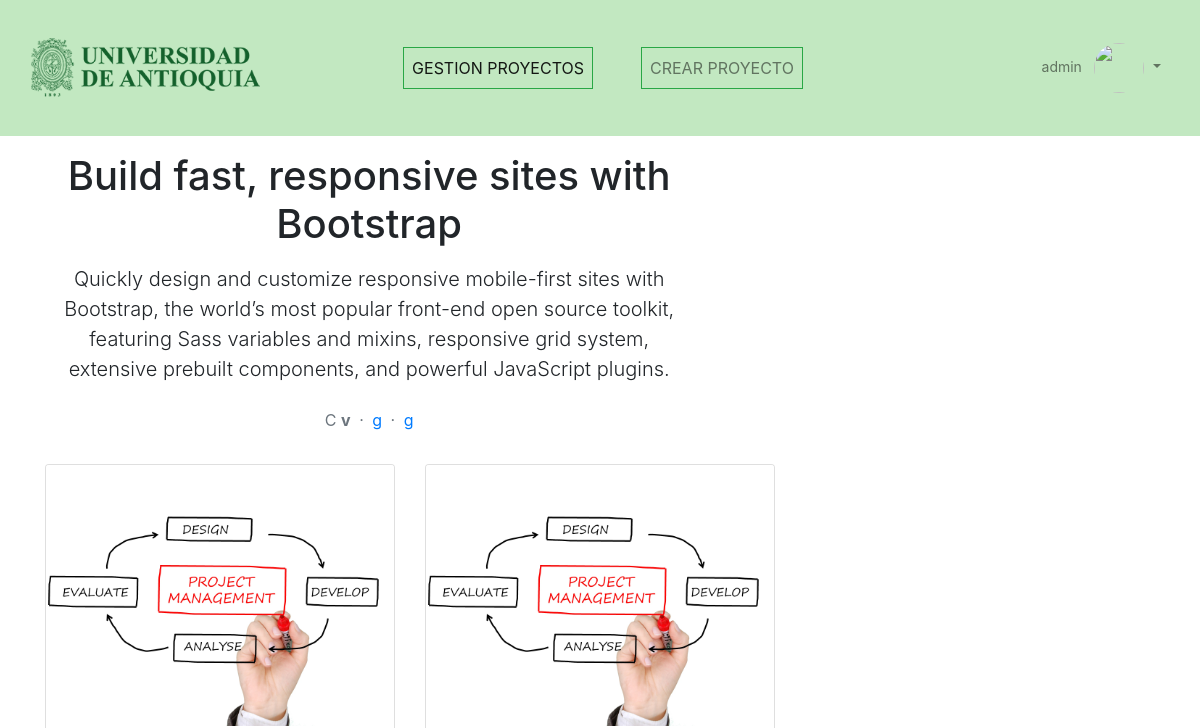
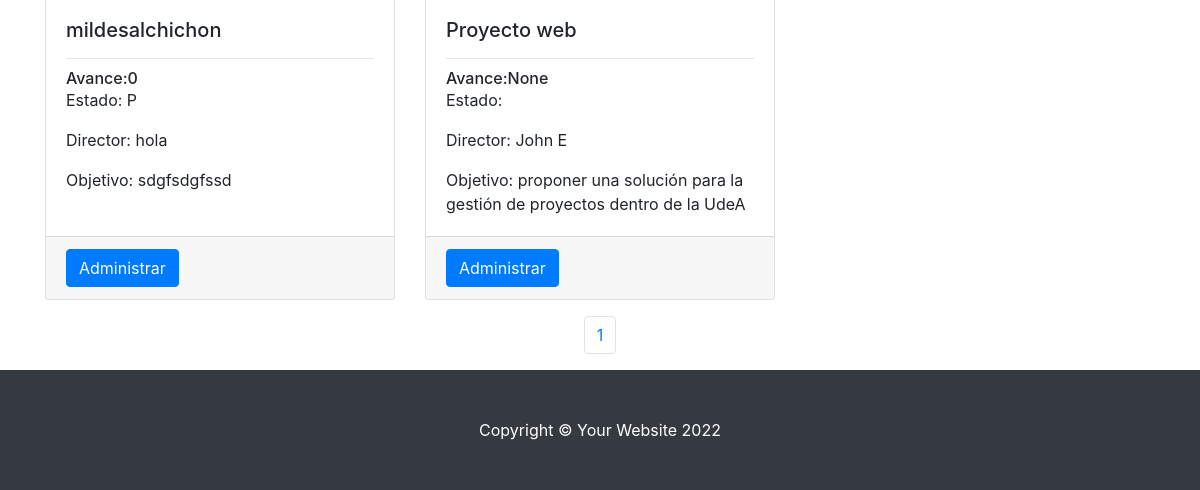
Page / (signed in) on the earlier database version (2 pictures, top to bottom).
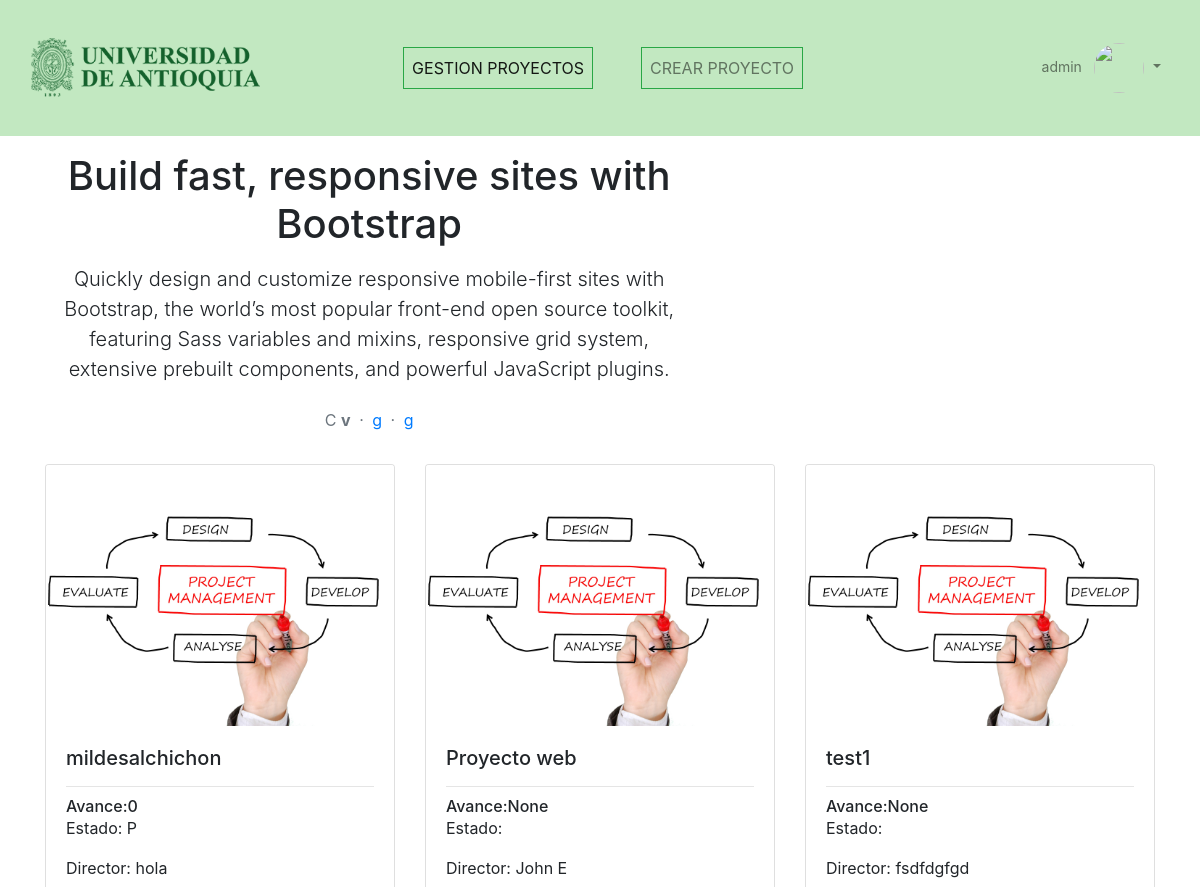
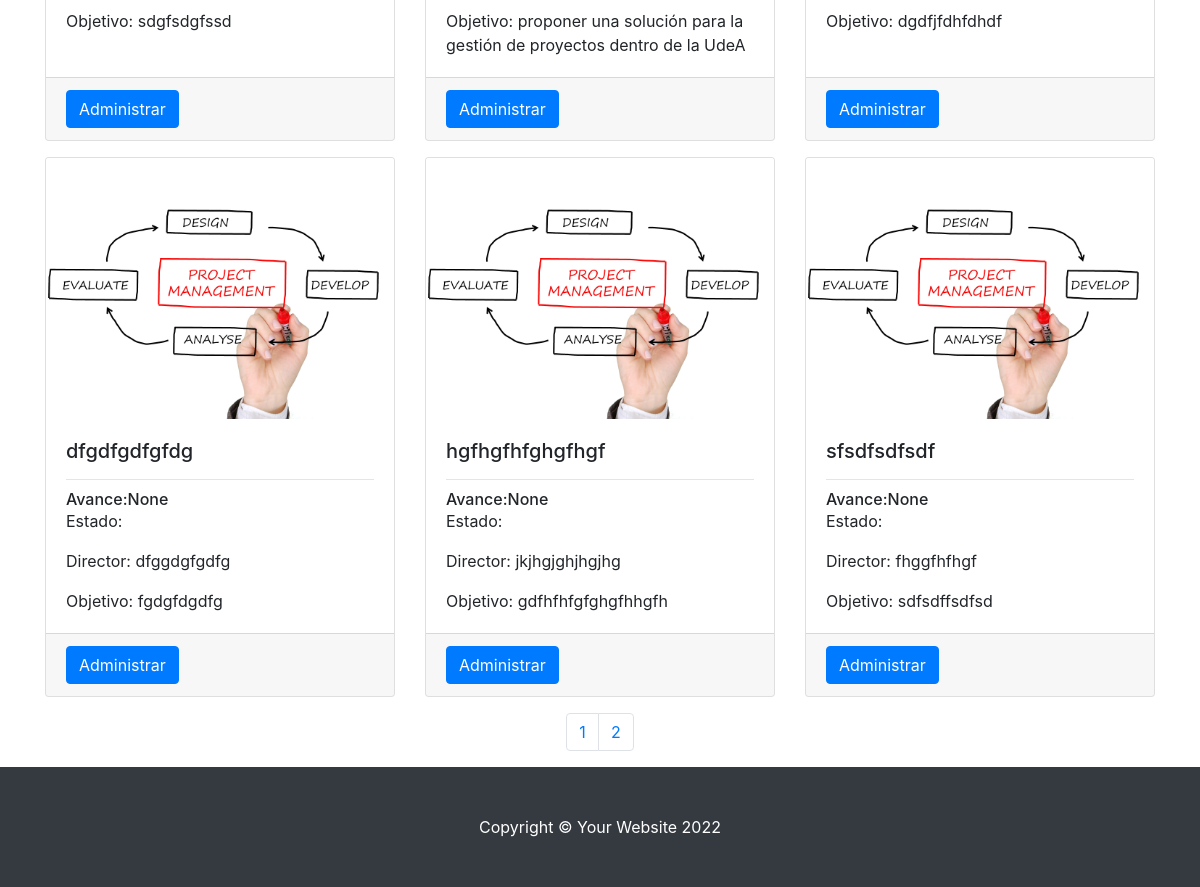
Same page on the later database version (2 pictures, top to bottom).
### gestion/models.py (models this page shows, shortened)
class Proyecto(models.Model):
    estados = (('F','Finalizado'),('E','En ejecucion'))
    nombre = models.CharField(max_length=100)
    objetivo_general = models.CharField(max_length=100)
    fecha_inicio = models.DateField()
    fecha_fin = models.DateField()
    director = models.CharField(max_length=100)
    presupuesto = models.CharField(max_length=100)
    porcentaje_avance = models.IntegerField(null = True)
    estado = models.CharField(max_length=1, choices=estados)
    class meta:
        db_table= 'proyecto'
        verbose_name= 'Proyecto'
        verbose_name_plural='Proyectos'
        ordering=['id']

### gestion/views.py (the view)
# urls.py: path('',include("gestion.urls")),
@login_required(login_url='login')
def gestion(request):
    listado_posts =Proyecto.objects.all()
    paginator = Paginator(listado_posts, 6)
    pagina = request.GET.get("page") or 1
    posts = paginator.get_page(pagina)
    pagina_actual = int(pagina)
    paginas = range(1, posts.paginator.num_pages + 1)
    return render(request, "gestion_proyecto.html",{"projects":posts,"paginas": paginas, "pagina_actual": pagina_actual })

### Templates/gestion_proyecto.html (shortened to what this page needs)
{% extends 'index.html' %}
{%load static%}
{%block navlink%}
<li class="nav-item px-lg-4">
  <a class="nav-link text-uppercase border border-success active" href="{% url 'gestion_proyecto' %}">Gestion proyectos</a>
</li>
<li class="nav-item px-lg-4">
  <a class="nav-link text-uppercase border border-success" href="{% url 'make_project' %}">Crear proyecto</a>
</li>
{%endblock%}
{% block content %}
<div class="bd-masthead mb-3" id="content">
    <div class="container px-4 px-md-3">
      <div class="row align-items-lg-center">
        <div class="col-md-8 order-md-1 col-lg-7 text-center text-md-start">
          <h1 class="mb-3">Build fast, responsive sites with Bootstrap</h1>
          <p class="lead mb-4">
            Quickly design and customize responsive mobile-first sites with Bootstrap, the world’s most popular front-end open source toolkit, featuring Sass variables and mixins, responsive grid system, extensive prebuilt components, and powerful JavaScript plugins.
          </p>
          <p class="text-muted mb-0">C <strong>v</strong>
            <span class="px-1">·</span>
            <a href="" class="link-secondary">g</a>
            <span class="px-1">·</span>
            <a href="" class="link-secondary">g</a>
          </p>
        </div>
      </div>
    </div>
  </div>
  <div>
    {% if projects %}
    {% for project in projects  %}
        {% if forloop.first %}<div class="row">{% endif %}
        <div class="col-4 mt-3">
            <div class="card h-100" >
              <img class="card-img-top" src="{% static 'img/banner.jpg'%}" alt="Card image cap">
              <div class="card-body" >
                <h5 class="card-title">{{project.nombre }}</h5>
                <hr/>
                <h6 class="card-subtitle">Avance:{{project.porcentaje_avance }}</h6>
                <p class="card-text">Estado: {{project.estado }}</p>
                <p class="card-text">Director: {{project.director }}</p>
                <p class="card-text">Objetivo: {{project.objetivo_general }}</p>
              </div>
              <div class="card-footer">
                <a href="{%url 'admin_project' project.id%}" class="btn btn-primary">Administrar</a>
              </div>
            </div>
        </div>
        {% if forloop.counter|divisibleby:3 %}</div><div class="row">{% endif %}
        {% if forloop.last%}</div>{% endif %}
    {% endfor %}
    {% include "paginat.html"%}
    {% else %}
        <div class="alert alert-danger">no hay nada aqui</div>
    {% endif %}
  </div>
{% endblock %}

Differences in the rows shown:
added Proyecto: nombre "test1", porcentaje_avance "None", director "fsdfdgfgd", objetivo_general "dgdfjfdhfdhdf"
added Proyecto: nombre "dfgdfgdfgfdg", porcentaje_avance "None", director "dfggdgfgdfg", objetivo_general "fgdgfdgdfg"
added Proyecto: nombre "hgfhgfhfghgfhgf", porcentaje_avance "None", director "jkjhgjghjhgjhg", objetivo_general "gdfhfhfgfghgfhhgfh"
added Proyecto: nombre "sfsdfsdfsdf", porcentaje_avance "None", director "fhggfhfhgf", objetivo_general "sdfsdffsdfsd"
Other differences:
new list line: "2"
